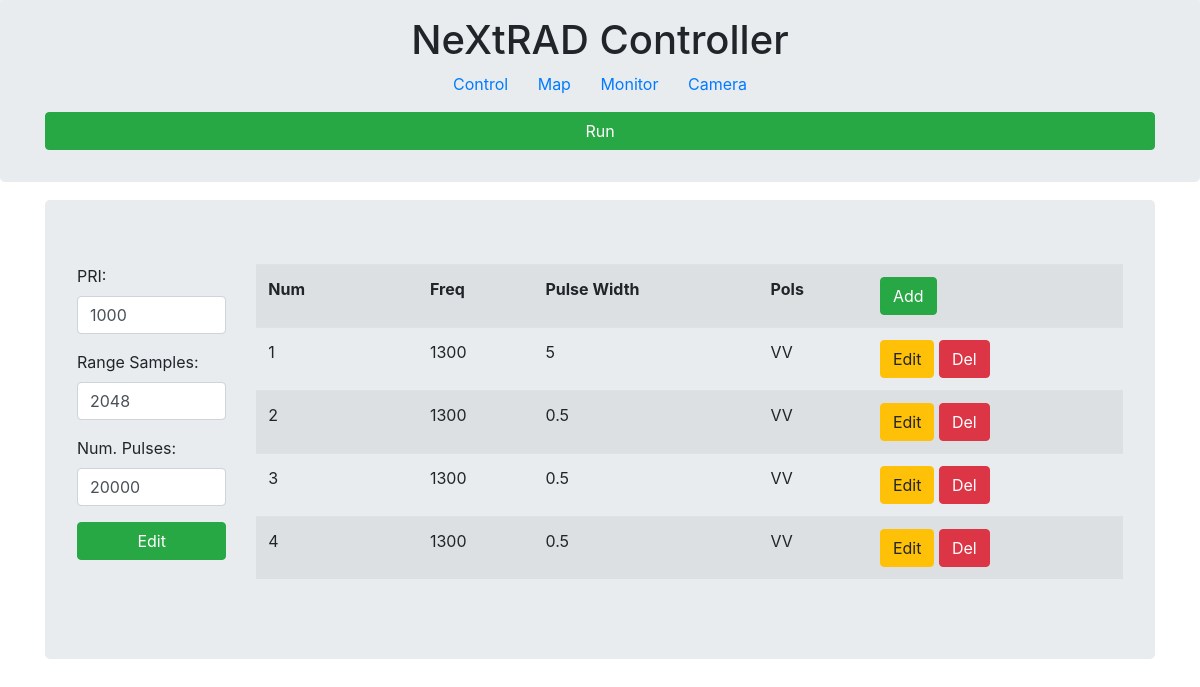
The app's page /control, older data.
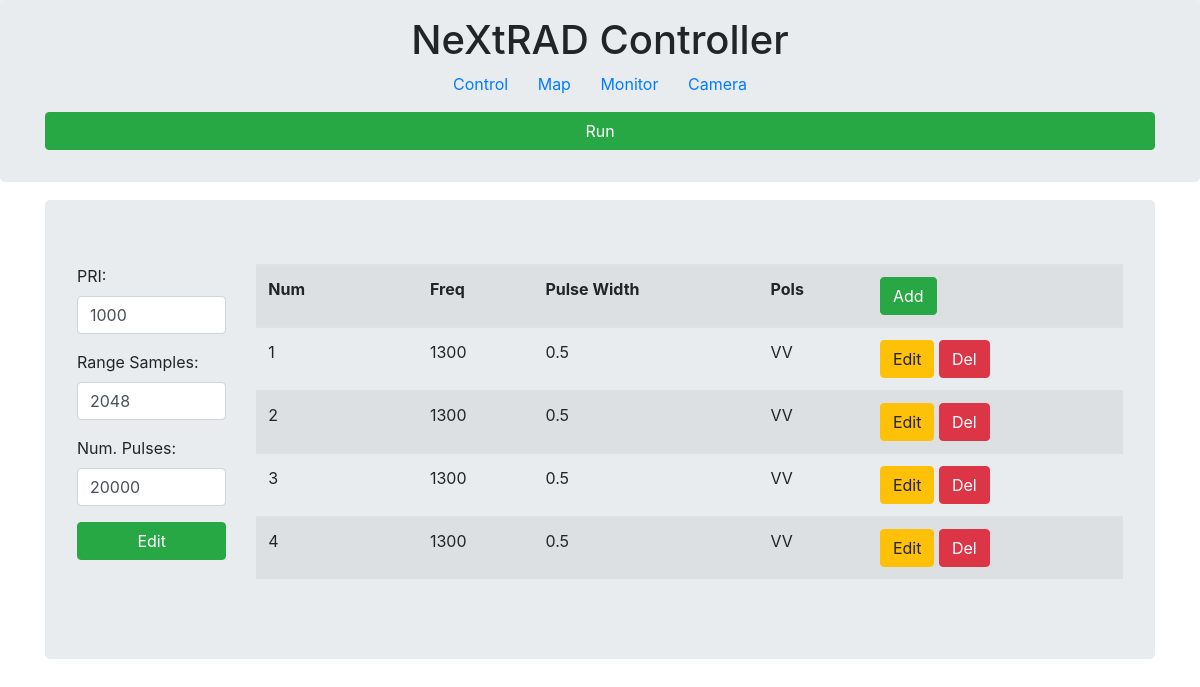
The same page, newer data.
### app/models.py (models this page shows, shortened)
class RadarParameters(db.Model):
    id = db.Column(db.Integer, primary_key=True)
    pri = db.Column(db.String(128))
    num_pulse = db.Column(db.String(128))
    range_samples = db.Column(db.String(128))

class Pulse(db.Model):
    id = db.Column(db.Integer, primary_key=True)
    frequency = db.Column(db.String(128))
    polarisation = db.Column(db.String(128))
    pulse_width = db.Column(db.String(128))
    pri = db.Column(db.String(128))

### app/routes.py (the view)
@app.route('/',methods=['GET','POST'])
@app.route('/control',methods=['GET','POST'])
def index():
    pulses = Pulse.query.all()
    defaults=tables.pulse_defaults.defaults
    radar_params={'pri':str(tables.radar_params.pri),'num_pulse':str(tables.radar_params.num_pulse),'range_samples':str(tables.radar_params.range_samples)}
    return render_template('control.html', title='Control',pulses=pulses,defaults=defaults,radar_params=radar_params)

### app/routes.py (called while the page is built)
@app.context_processor
def utility_functions():
    def print_in_console(message):
        print(str(message))
    return dict(mdebug=print_in_console)

### app/templates/control.html (shortened to what this page needs)
{% extends 'base.html' %}
{% block body %}
{% include '_editable.html' %}
{% endblock %}

### app/templates/base.html (shortened to what this page needs)
<!DOCTYPE html>
<html lang="en">
<head>
    <link rel="stylesheet" href="https://stackpath.bootstrapcdn.com/bootstrap/4.4.1/css/bootstrap.min.css">
</head>
<body>
{% block body %} {% endblock %}
</body>
</html>

### app/templates/header.html (shortened to what this page needs)
{% extends 'base.html' %}
{% block body %}
<div class='header'>
<div  class="jumbotron p-3">
            <div class="well text-center">
                <h1>NeXtRAD Controller</h1>
                <a class="active" href="{{ url_for('index') }}">&ensp; Control &ensp;  </a>
                <a class="active" href="{{ url_for('map') }}">&ensp; Map &ensp;   </a>
                <a class="active" href="{{ url_for('connection') }}">&ensp; Monitor &ensp;  </a>
                <a class="active" href="{{ url_for('video') }}">&ensp; Camera &ensp;   </a>
            </div>
            <div class='container'>
                <div class="row">
                <div class="col-md-12">
                <div class='vertical-center'>
                        <form action="{{ url_for('run') }}" method="post">
                            <input type=submit class="btn btn-success btn-block" value="Run">
                        </form>
                </div></div></div>
            </div>
</div>
</div>
{% endblock %}

### app/templates/_editable.html (shortened to what this page needs)
{% extends 'base.html' %}
{% block body %}
<div class='page__content-container'>
<div class="container">
    <div class="jumbotron">
        <div class="row">
            <div class="col-md-2">
                <form action="{{ url_for('submit_pulse_params') }}" method="post">
                    <div class="form-group">
                        <label>PRI:</label>
                        <input type="number" class="form-control" name="pri" required="1" value="{{ radar_params.pri }}" placeholder="{{ radar_params.pri }}">
                    </div>
                    <div class="form-group">
                        <label>Range Samples:</label>
                        <input type="number" class="form-control" name="range_samples" required="1" value="{{ radar_params.range_samples }}" placeholder="{{ radar_params.range_samples }}">
                    </div>
                    <div class="form-group">
                        <label>Num. Pulses:</label>
                        <input type="number" class="form-control" name="num_pulse" required="1" value="{{ radar_params.num_pulse }}" placeholder="{{ radar_params.num_pulse }}">
                    </div>
                    <div class="form-group">
                        <input type=submit class="btn btn-success btn-block" value='Edit'>
                    </div>
                </form>
            </div>
            <div class="col-md-10">
                <table class="table table-hover table-striped">
                    <tr>
                        <th>Num<th>
                        <th>Freq</th>
                        <th>Pulse Width</th>
                        <th>Pols</th>
                        <th><button type="button"  class="btn btn-success"
                            data-toggle="modal" data-target="#mymodal">Add</button></th>
                    </tr>
                    {% for row in pulses %}
                        <tr>
                            <td>{{ loop.index }}<td></td>
                            <td>{{row.frequency}}</td>
                            <td>{{row.pulse_width}}</td>
                            <td>{{row.polarisation}}</td>
                            <td>
                                <a href="/update/{{row.id}}" class="btn btn-warning btn-xs" data-toggle="modal" data-target="#modaledit{{row.id}}">Edit</a>
                                <a href="/delete/{{row.id}}" class="btn btn-danger btn-xs" onclick="return confirm('Are You Sure To Delete ?')">Del</a>
                            </td>
                        </tr>
                        </div>
                    {% endfor %}
                </div>
{% endblock %}

### app/templates/header.html (style rules this page uses)
.header { position: fixed; top: 0; left: 0; width: 100%; height: 88px; z-index: 10; background: #eeeeee; -webkit-box-shadow: 0 7px 8px rgba(0, 0, 0, 0.12); -moz-box-shadow: 0 7px 8px rgba(0, 0, 0, 0.12); box-shadow: 0 7px 8px rgba(0, 0, 0, 0.12); }

### app/templates/_editable.html (style rules this page uses)
.page__content-container { margin-top: 200px; }

Row changes from the older to the newer data that the page shows:
removed Pulse: frequency "1300", pulse_width "5", polarisation "VV"
added Pulse: frequency "1300", pulse_width "0.5", polarisation "VV"
